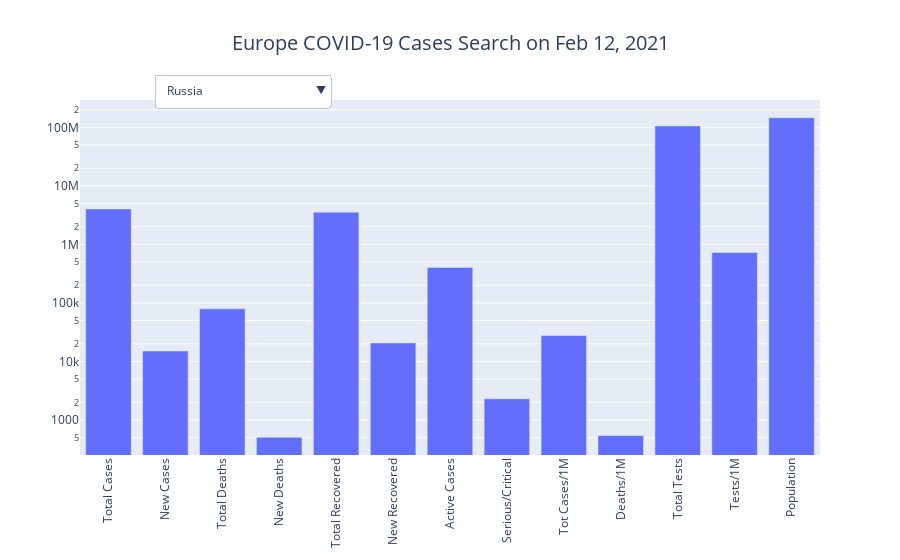

The notebook cell this image was saved under:
### Code cell
country_visualization('Europe')

### Figure 1 — Plotly figure (JSON) as saved in the notebook; plotly's stock layout.template omitted (floating-point values rounded to 4 significant figures; data arrays with more than 128 entries replaced by an {"elided": "..."} marker saying what was removed)
{"data": [{"y": [4042837, 15089, 79194, 507, 3559142, 20720, 404501, 2300, 27696, 543, 106000000, 726160, 145973298], "visible": true, "type": "bar", "name": "Russia", "x": ["Total Cases", "New Cases", "Total Deaths", "New Deaths", "Total Recovered", "New Recovered", "Active Cases", "Serious/Critical", "Tot Cases/1M", "Deaths/1M", "Total Tests", "Tests/1M", "Population"]}, {"y": [4013798, 15143, 116287, 758, 2094007, 37746, 1803504, 3036, 58934, 1707, 81044007, 1189955, 68106775], "visible": false, "type": "bar", "name": "UK", "x": ["Total Cases", "New Cases", "Total Deaths", "New Deaths", "Total Recovered", "New Recovered", "Active Cases", "Serious/Critical", "Tot Cases/1M", "Deaths/1M", "Total Tests", "Tests/1M", "Population"]}, {"y": [3427386, 20701, 81448, 429, 238753, -1, 3107185, 3337, 52436, 1246, 47466482, 726197, 65363069], "visible": false, "type": "bar", "name": "France", "x": ["Total Cases", "New Cases", "Total Deaths", "New Deaths", "Total Recovered", "New Recovered", "Active Cases", "Serious/Critical", "Tot Cases/1M", "Deaths/1M", "Total Tests", "Tests/1M", "Population"]}, {"y": [3056035, 14581, 64747, 530, 0, 0, 0, 4432, 65347, 1384, 35782465, 765138, 46766017], "visible": false, "type": "bar", "name": "Spain", "x": ["Total Cases", "New Cases", "Total Deaths", "New Deaths", "Total Recovered", "New Recovered", "Active Cases", "Serious/Critical", "Tot Cases/1M", "Deaths/1M", "Total Tests", "Tests/1M", "Population"]}, {"y": [2697287, 13899, 93045, 316, 2202077, 16422, 402165, 2095, 44652, 1540, 35690405, 590836, 60406596], "visible": false, "type": "bar", "name": "Italy", "x": ["Total Cases", "New Cases", "Total Deaths", "New Deaths", "Total Recovered", "New Recovered", "Active Cases", "Serious/Critical", "Tot Cases/1M", "Deaths/1M", "Total Tests", "Tests/1M", "Population"]}, {"y": [2330422, 9207, 65036, 523, 2101000, 13400, 164386, 3736, 27760, 775, 41758675, 497423, 83949972], "visible": false, "type": "bar", "name": "Germany", "x": ["Total Cases", "New Cases", "Total Deaths", "New Deaths", "Total Recovered", "New Recovered", "Active Cases", "Serious/Critical", "Tot Cases/1M", "Deaths/1M", "Total Tests", "Tests/1M", "Population"]}, {"y": [1577035, 6378, 40425, 248, 1330127, 6026, 206483, 1277, 41697, 1069, 9128691, 241367, 37820866], "visible": false, "type": "bar", "name": "Poland", "x": ["Total Cases", "New Cases", "Total Deaths", "New Deaths", "Total Recovered", "New Recovered", "Active Cases", "Serious/Critical", "Tot Cases/1M", "Deaths/1M", "Total Tests", "Tests/1M", "Population"]}, {"y": [1262867, 4773, 24174, 116, 1106155, 7211, 132538, 177, 28985, 555, 6447576, 147981, 43570180], "visible": false, "type": "bar", "name": "Ukraine", "x": ["Total Cases", "New Cases", "Total Deaths", "New Deaths", "Total Recovered", "New Recovered", "Active Cases", "Serious/Critical", "Tot Cases/1M", "Deaths/1M", "Total Tests", "Tests/1M", "Population"]}, {"y": [1074067, 9001, 17985, 120, 963189, 590, 92893, 1075, 100181, 1678, 6853674, 639258, 10721302], "visible": false, "type": "bar", "name": "Czechia", "x": ["Total Cases", "New Cases", "Total Deaths", "New Deaths", "Total Recovered", "New Recovered", "Active Cases", "Serious/Critical", "Tot Cases/1M", "Deaths/1M", "Total Tests", "Tests/1M", "Population"]}, {"y": [1021643, 4341, 14727, 65, 0, 0, 0, 534, 59542, 858, 6970400, 406239, 17158380], "visible": false, "type": "bar", "name": "Netherlands", "x": ["Total Cases", "New Cases", "Total Deaths", "New Deaths", "Total Recovered", "New Recovered", "Active Cases", "Serious/Critical", "Tot Cases/1M", "Deaths/1M", "Total Tests", "Tests/1M", "Population"]}, {"y": [781223, 2854, 15034, 149, 652739, 7617, 113450, 846, 76754, 1477, 7766721, 763072, 10178226], "visible": false, "type": "bar", "name": "Portugal", "x": ["Total Cases", "New Cases", "Total Deaths", "New Deaths", "Total Recovered", "New Recovered", "Active Cases", "Serious/Critical", "Tot Cases/1M", "Deaths/1M", "Total Tests", "Tests/1M", "Population"]}, {"y": [757676, 2550, 19277, 77, 703966, 2683, 34433, 973, 39549, 1006, 5685927, 296795, 19157767], "visible": false, "type": "bar", "name": "Romania", "x": ["Total Cases", "New Cases", "Total Deaths", "New Deaths", "Total Recovered", "New Recovered", "Active Cases", "Serious/Critical", "Tot Cases/1M", "Deaths/1M", "Total Tests", "Tests/1M", "Population"]}, {"y": [733100, 2149, 21551, 39, 50362, 161, 661187, 303, 63085, 1855, 8778942, 755447, 11620863], "visible": false, "type": "bar", "name": "Belgium", "x": ["Total Cases", "New Cases", "Total Deaths", "New Deaths", "Total Recovered", "New Recovered", "Active Cases", "Serious/Critical", "Tot Cases/1M", "Deaths/1M", "Total Tests", "Tests/1M", "Population"]}, {"y": [608411, -1, 12428, 35, 0, 0, 0, 226, 60012, 1226, 5510486, 543535, 10138229], "visible": false, "type": "bar", "name": "Sweden", "x": ["Total Cases", "New Cases", "Total Deaths", "New Deaths", "Total Recovered", "New Recovered", "Active Cases", "Serious/Critical", "Tot Cases/1M", "Deaths/1M", "Total Tests", "Tests/1M", "Population"]}, {"y": [540727, 1253, 9747, 18, 317600, -1, 213380, 225, 62197, 1121, 4674340, 537666, 8693760], "visible": false, "type": "bar", "name": "Switzerland", "x": ["Total Cases", "New Cases", "Total Deaths", "New Deaths", "Total Recovered", "New Recovered", "Active Cases", "Serious/Critical", "Tot Cases/1M", "Deaths/1M", "Total Tests", "Tests/1M", "Population"]}, {"y": [430870, 1731, 8170, 32, 408426, 1271, 14274, 262, 47672, 904, 4786728, 529611, 9038203], "visible": false, "type": "bar", "name": "Austria", "x": ["Total Cases", "New Cases", "Total Deaths", "New Deaths", "Total Recovered", "New Recovered", "Active Cases", "Serious/Critical", "Tot Cases/1M", "Deaths/1M", "Total Tests", "Tests/1M", "Population"]}, {"y": [417871, 1928, 4199, 16, 31536, -1, 382136, 129, 47946, 482, 2753786, 315965, 8715480], "visible": false, "type": "bar", "name": "Serbia", "x": ["Total Cases", "New Cases", "Total Deaths", "New Deaths", "Total Recovered", "New Recovered", "Active Cases", "Serious/Critical", "Tot Cases/1M", "Deaths/1M", "Total Tests", "Tests/1M", "Population"]}, {"y": [383735, 1860, 13543, 99, 289520, 2386, 80672, 299, 39785, 1404, 3338289, 346112, 9645105], "visible": false, "type": "bar", "name": "Hungary", "x": ["Total Cases", "New Cases", "Total Deaths", "New Deaths", "Total Recovered", "New Recovered", "Active Cases", "Serious/Critical", "Tot Cases/1M", "Deaths/1M", "Total Tests", "Tests/1M", "Population"]}, {"y": [273904, 2431, 5733, 104, 255300, 1782, 12871, 585, 50154, 1050, 1881532, 344522, 5461283], "visible": false, "type": "bar", "name": "Slovakia", "x": ["Total Cases", "New Cases", "Total Deaths", "New Deaths", "Total Recovered", "New Recovered", "Active Cases", "Serious/Critical", "Tot Cases/1M", "Deaths/1M", "Total Tests", "Tests/1M", "Population"]}, {"y": [265284, 1733, 1830, 10, 254032, 1964, 9422, -1, 28080, 194, 4643526, 491514, 9447393], "visible": false, "type": "bar", "name": "Belarus", "x": ["Total Cases", "New Cases", "Total Deaths", "New Deaths", "Total Recovered", "New Recovered", "Active Cases", "Serious/Critical", "Tot Cases/1M", "Deaths/1M", "Total Tests", "Tests/1M", "Population"]}, {"y": [237080, 371, 5282, 19, 229327, 431, 2471, 91, 57973, 1292, 1255786, 307075, 4089504], "visible": false, "type": "bar", "name": "Croatia", "x": ["Total Cases", "New Cases", "Total Deaths", "New Deaths", "Total Recovered", "New Recovered", "Active Cases", "Serious/Critical", "Tot Cases/1M", "Deaths/1M", "Total Tests", "Tests/1M", "Population"]}, {"y": [229010, 966, 9594, 33, 196204, 522, 23212, 304, 33114, 1387, 1513852, 218896, 6915856], "visible": false, "type": "bar", "name": "Bulgaria", "x": ["Total Cases", "New Cases", "Total Deaths", "New Deaths", "Total Recovered", "New Recovered", "Active Cases", "Serious/Critical", "Tot Cases/1M", "Deaths/1M", "Total Tests", "Tests/1M", "Population"]}, {"y": [207720, 919, 3865, 19, 23364, -1, 180491, 169, 41779, 777, 3288084, 661344, 4971820], "visible": false, "type": "bar", "name": "Ireland", "x": ["Total Cases", "New Cases", "Total Deaths", "New Deaths", "Total Recovered", "New Recovered", "Active Cases", "Serious/Critical", "Tot Cases/1M", "Deaths/1M", "Total Tests", "Tests/1M", "Population"]}, {"y": [203793, 428, 2280, 11, 195625, 501, 5888, 68, 35107, 393, 14925205, 2571165, 5804841], "visible": false, "type": "bar", "name": "Denmark", "x": ["Total Cases", "New Cases", "Total Deaths", "New Deaths", "Total Recovered", "New Recovered", "Active Cases", "Serious/Critical", "Tot Cases/1M", "Deaths/1M", "Total Tests", "Tests/1M", "Population"]}, {"y": [189731, 534, 3040, 21, 172736, 959, 13955, 128, 70308, 1127, 2006910, 743699, 2698553], "visible": false, "type": "bar", "name": "Lithuania", "x": ["Total Cases", "New Cases", "Total Deaths", "New Deaths", "Total Recovered", "New Recovered", "Active Cases", "Serious/Critical", "Tot Cases/1M", "Deaths/1M", "Total Tests", "Tests/1M", "Population"]}, {"y": [178143, 1065, 3692, 15, 160953, 1296, 13498, 155, 85682, 1776, 851403, 409503, 2079115], "visible": false, "type": "bar", "name": "Slovenia", "x": ["Total Cases", "New Cases", "Total Deaths", "New Deaths", "Total Recovered", "New Recovered", "Active Cases", "Serious/Critical", "Tot Cases/1M", "Deaths/1M", "Total Tests", "Tests/1M", "Population"]}, {"y": [170244, 1372, 6077, 21, 150901, 462, 13266, 293, 16383, 585, 4648406, 447333, 10391374], "visible": false, "type": "bar", "name": "Greece", "x": ["Total Cases", "New Cases", "Total Deaths", "New Deaths", "Total Recovered", "New Recovered", "Active Cases", "Serious/Critical", "Tot Cases/1M", "Deaths/1M", "Total Tests", "Tests/1M", "Population"]}, {"y": [168826, 1280, 3626, 19, 156198, 641, 9002, 286, 41912, 900, 662707, 164520, 4028136], "visible": false, "type": "bar", "name": "Moldova", "x": ["Total Cases", "New Cases", "Total Deaths", "New Deaths", "Total Recovered", "New Recovered", "Active Cases", "Serious/Critical", "Tot Cases/1M", "Deaths/1M", "Total Tests", "Tests/1M", "Population"]}, {"y": [125402, 279, 4881, 13, 104135, 1796, 16386, -1, 38371, 1494, 625798, 191486, 3268112], "visible": false, "type": "bar", "name": "Bosnia and Herzegovina", "x": ["Total Cases", "New Cases", "Total Deaths", "New Deaths", "Total Recovered", "New Recovered", "Active Cases", "Serious/Critical", "Tot Cases/1M", "Deaths/1M", "Total Tests", "Tests/1M", "Population"]}, {"y": [96518, 366, 2971, 5, 87324, 202, 6223, 131, 46329, 1426, 482026, 231374, 2083321], "visible": false, "type": "bar", "name": "North Macedonia", "x": ["Total Cases", "New Cases", "Total Deaths", "New Deaths", "Total Recovered", "New Recovered", "Active Cases", "Serious/Critical", "Tot Cases/1M", "Deaths/1M", "Total Tests", "Tests/1M", "Population"]}, {"y": [90835, 1059, 1531, 14, 55243, 881, 34061, 37, 31585, 532, 402000, 139785, 2875845], "visible": false, "type": "bar", "name": "Albania", "x": ["Total Cases", "New Cases", "Total Deaths", "New Deaths", "Total Recovered", "New Recovered", "Active Cases", "Serious/Critical", "Tot Cases/1M", "Deaths/1M", "Total Tests", "Tests/1M", "Population"]}, {"y": [75509, 808, 1431, 15, 62844, -1, 11234, 97, 40311, 764, 1296148, 691949, 1873184], "visible": false, "type": "bar", "name": "Latvia", "x": ["Total Cases", "New Cases", "Total Deaths", "New Deaths", "Total Recovered", "New Recovered", "Active Cases", "Serious/Critical", "Tot Cases/1M", "Deaths/1M", "Total Tests", "Tests/1M", "Population"]}, {"y": [68004, 563, 880, 11, 58561, 351, 8563, 68, 108267, 1401, 251153, 399852, 628115], "visible": false, "type": "bar", "name": "Montenegro", "x": ["Total Cases", "New Cases", "Total Deaths", "New Deaths", "Total Recovered", "New Recovered", "Active Cases", "Serious/Critical", "Tot Cases/1M", "Deaths/1M", "Total Tests", "Tests/1M", "Population"]}, {"y": [66236, 425, 592, -1, 57004, -1, 8640, 18, 12159, 109, 3562573, 653989, 5447447], "visible": false, "type": "bar", "name": "Norway", "x": ["Total Cases", "New Cases", "Total Deaths", "New Deaths", "Total Recovered", "New Recovered", "Active Cases", "Serious/Critical", "Tot Cases/1M", "Deaths/1M", "Total Tests", "Tests/1M", "Population"]}, {"y": [52539, 147, 606, 2, 49301, 135, 2632, 14, 83099, 958, 1981645, 3134309, 632243], "visible": false, "type": "bar", "name": "Luxembourg", "x": ["Total Cases", "New Cases", "Total Deaths", "New Deaths", "Total Recovered", "New Recovered", "Active Cases", "Serious/Critical", "Tot Cases/1M", "Deaths/1M", "Total Tests", "Tests/1M", "Population"]}, {"y": [50989, 713, 486, 6, 40476, 548, 10027, 34, 38422, 366, 832395, 627234, 1327089], "visible": false, "type": "bar", "name": "Estonia", "x": ["Total Cases", "New Cases", "Total Deaths", "New Deaths", "Total Recovered", "New Recovered", "Active Cases", "Serious/Critical", "Tot Cases/1M", "Deaths/1M", "Total Tests", "Tests/1M", "Population"]}, {"y": [49572, 407, 710, 2, 40000, -1, 8862, 18, 8938, 128, 3038900, 547939, 5546059], "visible": false, "type": "bar", "name": "Finland", "x": ["Total Cases", "New Cases", "Total Deaths", "New Deaths", "Total Recovered", "New Recovered", "Active Cases", "Serious/Critical", "Tot Cases/1M", "Deaths/1M", "Total Tests", "Tests/1M", "Population"]}, {"y": [19497, 164, 288, 2, 16811, 165, 2398, 18, 44084, 651, 648516, 1466328, 442272], "visible": false, "type": "bar", "name": "Malta", "x": ["Total Cases", "New Cases", "Total Deaths", "New Deaths", "Total Recovered", "New Recovered", "Active Cases", "Serious/Critical", "Tot Cases/1M", "Deaths/1M", "Total Tests", "Tests/1M", "Population"]}, {"y": [10427, 36, 106, -1, 9833, 52, 488, 15, 134817, 1371, 193595, 2503103, 77342], "visible": false, "type": "bar", "name": "Andorra", "x": ["Total Cases", "New Cases", "Total Deaths", "New Deaths", "Total Recovered", "New Recovered", "Active Cases", "Serious/Critical", "Tot Cases/1M", "Deaths/1M", "Total Tests", "Tests/1M", "Population"]}, {"y": [6033, 7, 29, -1, 5978, 2, 26, -1, 17609, 85, 488851, 1426831, 342613], "visible": false, "type": "bar", "name": "Iceland", "x": ["Total Cases", "New Cases", "Total Deaths", "New Deaths", "Total Recovered", "New Recovered", "Active Cases", "Serious/Critical", "Tot Cases/1M", "Deaths/1M", "Total Tests", "Tests/1M", "Population"]}, {"y": [4212, 9, 84, 1, 4032, 11, 96, 8, 125041, 2494, 171263, 5084251, 33685], "visible": false, "type": "bar", "name": "Gibraltar", "x": ["Total Cases", "New Cases", "Total Deaths", "New Deaths", "Total Recovered", "New Recovered", "Active Cases", "Serious/Critical", "Tot Cases/1M", "Deaths/1M", "Total Tests", "Tests/1M", "Population"]}, {"y": [3980, 19, 83, -1, 3568, 34, 329, 4, 22762, 475, 342089, 1956438, 174853], "visible": false, "type": "bar", "name": "Channel Islands", "x": ["Total Cases", "New Cases", "Total Deaths", "New Deaths", "Total Recovered", "New Recovered", "Active Cases", "Serious/Critical", "Tot Cases/1M", "Deaths/1M", "Total Tests", "Tests/1M", "Population"]}, {"y": [3278, 31, 72, -1, 2956, 38, 250, 6, 96483, 2119, 37012, 1089389, 33975], "visible": false, "type": "bar", "name": "San Marino", "x": ["Total Cases", "New Cases", "Total Deaths", "New Deaths", "Total Recovered", "New Recovered", "Active Cases", "Serious/Critical", "Tot Cases/1M", "Deaths/1M", "Total Tests", "Tests/1M", "Population"]}, {"y": [2537, 3, 52, -1, 2457, -1, 28, 2, 66421, 1361, 26039, 681721, 38196], "visible": false, "type": "bar", "name": "Liechtenstein", "x": ["Total Cases", "New Cases", "Total Deaths", "New Deaths", "Total Recovered", "New Recovered", "Active Cases", "Serious/Critical", "Tot Cases/1M", "Deaths/1M", "Total Tests", "Tests/1M", "Population"]}, {"y": [1752, 17, 21, 2, 1490, 35, 241, 7, 44451, 533, 51953, 1318136, 39414], "visible": false, "type": "bar", "name": "Monaco", "x": ["Total Cases", "New Cases", "Total Deaths", "New Deaths", "Total Recovered", "New Recovered", "Active Cases", "Serious/Critical", "Tot Cases/1M", "Deaths/1M", "Total Tests", "Tests/1M", "Population"]}, {"y": [657, -1, 1, -1, 653, 1, 3, 1, 13414, 20, 226225, 4618911, 48978], "visible": false, "type": "bar", "name": "Faeroe Islands", "x": ["Total Cases", "New Cases", "Total Deaths", "New Deaths", "Total Recovered", "New Recovered", "Active Cases", "Serious/Critical", "Tot Cases/1M", "Deaths/1M", "Total Tests", "Tests/1M", "Population"]}, {"y": [436, -1, 25, -1, 407, -1, 4, -1, 5111, 293, 29583, 346762, 85312], "visible": false, "type": "bar", "name": "Isle of Man", "x": ["Total Cases", "New Cases", "Total Deaths", "New Deaths", "Total Recovered", "New Recovered", "Active Cases", "Serious/Critical", "Tot Cases/1M", "Deaths/1M", "Total Tests", "Tests/1M", "Population"]}, {"y": [27, -1, -1, -1, 15, -1, 12, -1, 33666, -1, -1, -1, 802], "visible": false, "type": "bar", "name": "Vatican City", "x": ["Total Cases", "New Cases", "Total Deaths", "New Deaths", "Total Recovered", "New Recovered", "Active Cases", "Serious/Critical", "Tot Cases/1M", "Deaths/1M", "Total Tests", "Tests/1M", "Population"]}], "layout": {"xaxis": {"tickangle": -90}, "yaxis": {"type": "log"}, "updatemenus": [{"yanchor": "top", "direction": "down", "showactive": true, "xanchor": "left", "buttons": [{"args": [{"visible": {"elided": "211 bool values"}}], "method": "update", "label": "Russia"}, {"args": [{"visible": {"elided": "211 bool values"}}], "method": "update", "label": "UK"}, {"args": [{"visible": {"elided": "211 bool values"}}], "method": "update", "label": "France"}, {"args": [{"visible": {"elided": "211 bool values"}}], "method": "update", "label": "Spain"}, {"args": [{"visible": {"elided": "211 bool values"}}], "method": "update", "label": "Italy"}, {"args": [{"visible": {"elided": "211 bool values"}}], "method": "update", "label": "Germany"}, {"args": [{"visible": {"elided": "211 bool values"}}], "method": "update", "label": "Poland"}, {"args": [{"visible": {"elided": "211 bool values"}}], "method": "update", "label": "Ukraine"}, {"args": [{"visible": {"elided": "211 bool values"}}], "method": "update", "label": "Czechia"}, {"args": [{"visible": {"elided": "211 bool values"}}], "method": "update", "label": "Netherlands"}, {"args": [{"visible": {"elided": "211 bool values"}}], "method": "update", "label": "Portugal"}, {"args": [{"visible": {"elided": "211 bool values"}}], "method": "update", "label": "Romania"}, {"args": [{"visible": {"elided": "211 bool values"}}], "method": "update", "label": "Belgium"}, {"args": [{"visible": {"elided": "211 bool values"}}], "method": "update", "label": "Sweden"}, {"args": [{"visible": {"elided": "211 bool values"}}], "method": "update", "label": "Switzerland"}, {"args": [{"visible": {"elided": "211 bool values"}}], "method": "update", "label": "Austria"}, {"args": [{"visible": {"elided": "211 bool values"}}], "method": "update", "label": "Serbia"}, {"args": [{"visible": {"elided": "211 bool values"}}], "method": "update", "label": "Hungary"}, {"args": [{"visible": {"elided": "211 bool values"}}], "method": "update", "label": "Slovakia"}, {"args": [{"visible": {"elided": "211 bool values"}}], "method": "update", "label": "Belarus"}, {"args": [{"visible": {"elided": "211 bool values"}}], "method": "update", "label": "Croatia"}, {"args": [{"visible": {"elided": "211 bool values"}}], "method": "update", "label": "Bulgaria"}, {"args": [{"visible": {"elided": "211 bool values"}}], "method": "update", "label": "Ireland"}, {"args": [{"visible": {"elided": "211 bool values"}}], "method": "update", "label": "Denmark"}, {"args": [{"visible": {"elided": "211 bool values"}}], "method": "update", "label": "Lithuania"}, {"args": [{"visible": {"elided": "211 bool values"}}], "method": "update", "label": "Slovenia"}, {"args": [{"visible": {"elided": "211 bool values"}}], "method": "update", "label": "Greece"}, {"args": [{"visible": {"elided": "211 bool values"}}], "method": "update", "label": "Moldova"}, {"args": [{"visible": {"elided": "211 bool values"}}], "method": "update", "label": "Bosnia and Herzegovina"}, {"args": [{"visible": {"elided": "211 bool values"}}], "method": "update", "label": "North Macedonia"}, {"args": [{"visible": {"elided": "211 bool values"}}], "method": "update", "label": "Albania"}, {"args": [{"visible": {"elided": "211 bool values"}}], "method": "update", "label": "Latvia"}, {"args": [{"visible": {"elided": "211 bool values"}}], "method": "update", "label": "Montenegro"}, {"args": [{"visible": {"elided": "211 bool values"}}], "method": "update", "label": "Norway"}, {"args": [{"visible": {"elided": "211 bool values"}}], "method": "update", "label": "Luxembourg"}, {"args": [{"visible": {"elided": "211 bool values"}}], "method": "update", "label": "Estonia"}, {"args": [{"visible": {"elided": "211 bool values"}}], "method": "update", "label": "Finland"}, {"args": [{"visible": {"elided": "211 bool values"}}], "method": "update", "label": "Malta"}, {"args": [{"visible": {"elided": "211 bool values"}}], "method": "update", "label": "Andorra"}, {"args": [{"visible": {"elided": "211 bool values"}}], "method": "update", "label": "Iceland"}, {"args": [{"visible": {"elided": "211 bool values"}}], "method": "update", "label": "Gibraltar"}, {"args": [{"visible": {"elided": "211 bool values"}}], "method": "update", "label": "Channel Islands"}, {"args": [{"visible": {"elided": "211 bool values"}}], "method": "update", "label": "San Marino"}, {"args": [{"visible": {"elided": "211 bool values"}}], "method": "update", "label": "Liechtenstein"}, {"args": [{"visible": {"elided": "211 bool values"}}], "method": "update", "label": "Monaco"}, {"args": [{"visible": {"elided": "211 bool values"}}], "method": "update", "label": "Faeroe Islands"}, {"args": [{"visible": {"elided": "211 bool values"}}], "method": "update", "label": "Isle of Man"}, {"args": [{"visible": {"elided": "211 bool values"}}], "method": "update", "label": "Vatican City"}], "pad": {"r": 10, "t": 10}, "y": 1.1, "x": 0.1}], "title": {"text": "Europe COVID-19 Cases Search on Feb 12, 2021", "font": {"size": 20}, "xanchor": "center", "x": 0.5}}}
